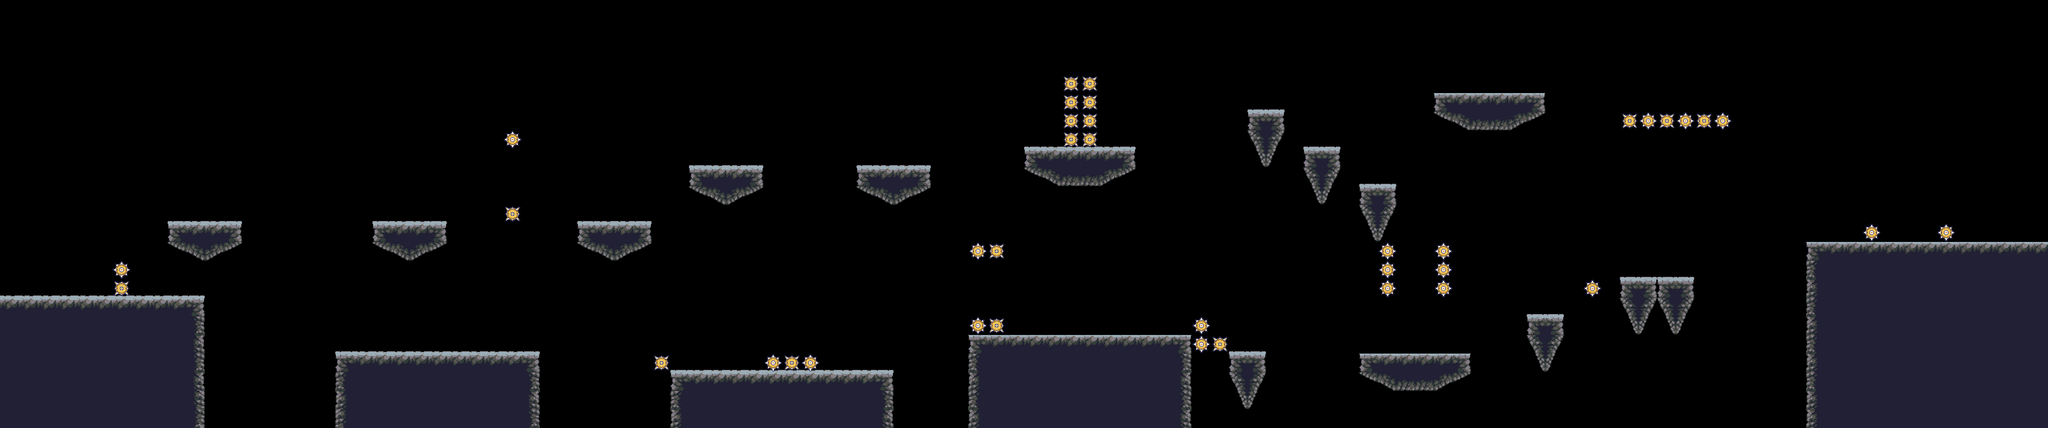

Below is a game level as drawn by its tile map, then a one-line description and the .tmx that defines it (tile-layer data replaced by summaries):
An orthogonal 110x23 tile map with 32x32 px tiles, 2 tile layers (Floor, Spikes) and 36 objects (16x mortal, 14x jumpable, 5x floor, win).

<map version="1.2" tiledversion="1.2.5" orientation="orthogonal" renderorder="right-down" width="110" height="23" tilewidth="32" tileheight="32" infinite="0" nextlayerid="14" nextobjectid="51">
 <tileset firstgid="1" name="Tileset1" tilewidth="32" tileheight="32" tilecount="420" columns="28">
  <image source="Tileset1.png" width="896" height="480" />
 </tileset>
 <layer id="12" name="Floor" width="110" height="23">
  <data>[2530 cells, 571 non-empty, 24 distinct tile ids]</data>
 </layer>
 <layer id="13" name="Spikes" width="110" height="23">
  <data>[2530 cells, 50 non-empty, 4 distinct tile ids]</data>
 </layer>
 <objectgroup color="#ff0000" id="10" name="Collision">
  <object id="1" type="floor" x="0" y="510" width="353" height="222" />
  <object id="7" type="floor" x="1155" y="639" width="375" height="123" />
  <object id="12" type="jumpable" x="2149" y="191" width="56" height="43" />
  <object id="14" type="jumpable" x="643.667" y="383.333" width="120" height="31" />
  <object id="15" type="jumpable" x="292.667" y="382.667" width="122" height="31" />
  <object id="19" type="mortal" x="193" y="448" width="31" height="66" />
  <object id="20" type="floor" x="578" y="605" width="347" height="156" />
  <object id="21" type="jumpable" x="996" y="384.667" width="125.333" height="31" />
  <object id="22" type="mortal" x="863.333" y="351.667" width="31" height="32.3333" />
  <object id="23" type="mortal" x="864.333" y="223" width="31" height="32.3333" />
  <object id="24" type="jumpable" x="1187.33" y="288.667" width="120" height="31" />
  <object id="25" type="mortal" x="1120.33" y="606.667" width="31" height="32.3333" />
  <object id="26" type="mortal" x="1312.33" y="608.667" width="96" height="32.3333" />
  <object id="27" type="mortal" x="2783.06" y="194.5" width="190.788" height="31.1667" />
  <object id="28" type="jumpable" x="1477.33" y="288.667" width="120" height="31" />
  <object id="29" type="jumpable" x="1762.67" y="256" width="186" height="35.6667" />
  <object id="30" type="jumpable" x="2244" y="255.333" width="56" height="43" />
  <object id="31" type="jumpable" x="2339" y="319.333" width="58" height="45" />
  <object id="32" type="jumpable" x="2116.33" y="607.667" width="56" height="46" />
  <object id="33" type="jumpable" x="2625.33" y="543.333" width="60" height="45" />
  <object id="34" type="jumpable" x="2788.33" y="478.667" width="117.333" height="47" />
  <object id="35" type="jumpable" x="2338.33" y="610.667" width="188" height="33.6667" />
  <object id="36" type="jumpable" x="2468.88" y="162.303" width="182" height="37.3636" />
  <object id="37" type="floor" x="1667.06" y="576.955" width="375" height="174" />
  <object id="38" type="floor" x="3106.23" y="419.409" width="448" height="320" />
  <object id="39" type="mortal" x="1665.73" y="542.5" width="63.4545" height="33.1667" />
  <object id="40" type="mortal" x="1665.06" y="416.5" width="63.4545" height="30.5" />
  <object id="41" type="mortal" x="2047.06" y="578.5" width="63.4545" height="30.5" />
  <object id="42" type="mortal" x="2049.06" y="546.5" width="30.7879" height="27.8333" />
  <object id="43" type="mortal" x="2371.73" y="418.5" width="26.7879" height="91.1667" />
  <object id="44" type="mortal" x="2467.73" y="417.833" width="28.7879" height="91.1667" />
  <object id="45" type="mortal" x="2720.39" y="481.833" width="30.7879" height="29.1667" />
  <object id="47" type="mortal" x="3200.98" y="386.083" width="30.7879" height="29.1667" />
  <object id="48" type="mortal" x="3328.98" y="386.75" width="30.7879" height="29.1667" />
  <object id="49" type="mortal" x="1826" y="130" width="60" height="125" />
  <object id="50" type="win" x="3488" y="-1" width="68" height="421" />
 </objectgroup>
</map>